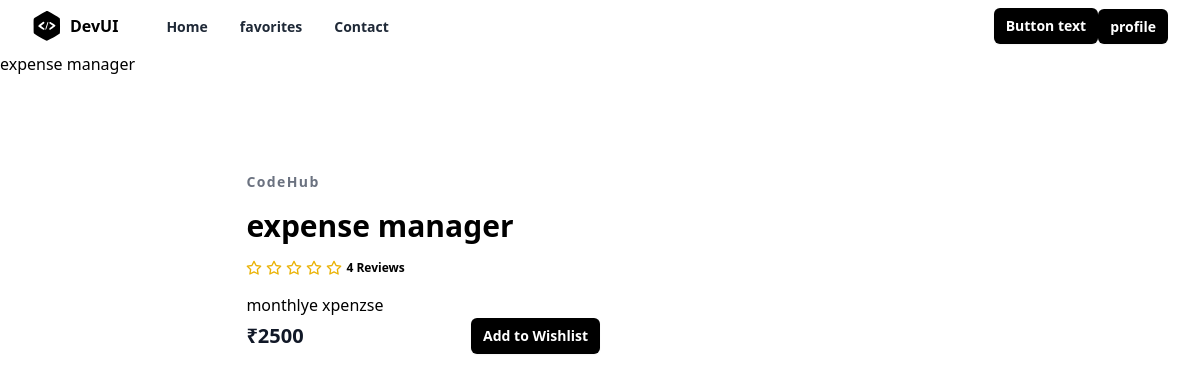
Screenshot of /project/2/ with the database file from the repository.
### store/models.py (models this page shows)
class Project(models.Model):
    title=models.CharField(max_length=200)
    description=models.TextField()
    tag_objects=models.ManyToManyField(Tag)
    owner=models.ForeignKey(User,on_delete=models.CASCADE,related_name="projects")
    thumbnail=EmbedVideoField()
    price=models.PositiveIntegerField()
    files=models.FileField(upload_to="projects",null=True)
    created_date=models.DateTimeField(auto_now_add=True)
    updated_date=models.DateTimeField(auto_now=True)
    is_active=models.BooleanField(default=True)
    def __str__(self):
        return self.title

### store/views.py (the view)
# urls.py: path('project/<int:pk>/',views.ProjectDetailView.as_view(),name="project-detail"),
class ProjectDetailView(DetailView):
    template_name="store/project_detail.html"
    context_object_name="project"
    model=Project

### store/templates/store/project_detail.html (shortened to what this page needs)
{%extends 'store/base.html'%}
{%load embed_video_tags %}
{%block main_block%}
{{project}}
<section class="overflow-hidden">
    <div class="mx-auto max-w-5xl px-5 py-24">
      <div class="mx-auto flex flex-wrap items-center lg:w-4/5">
        <div class="mt-6 w-full lg:mt-0 lg:w-1/2 lg:pl-10">
          <h2 class="text-sm font-semibold tracking-widest text-gray-500">
            CodeHub
          </h2>
          <h1 class="my-4 text-3xl font-semibold text-black">{{project.title}}</h1>
          <div class="my-4 flex items-center">
            <span class="flex items-center space-x-1">
              <span class="ml-3 inline-block text-xs font-semibold">
                4 Reviews
              </span>
            </span>
          </div>
          <p class="leading-relaxed">
           {{project.description}}
          </p>
          <div class="flex items-center justify-between">
            <span class="title-font text-xl font-bold text-gray-900">
              ₹{{project.price}}
            </span>
            <a
            href="{%url 'add-wishlistitem' project.id%}"
              type="button"
              class="rounded-md bg-black px-3 py-2 text-sm font-semibold text-white shadow-sm hover:bg-black/80 focus-visible:outline focus-visible:outline-2 focus-visible:outline-offset-2 focus-visible:outline-black"
            >
              Add to Wishlist
            </a>
          </div>
        </div>
      </div>
    </div>
  </section>
{%endblock%}

### rows the page displays
Project: title "expense manager", description "monthlye xpenzse", price "2500"
